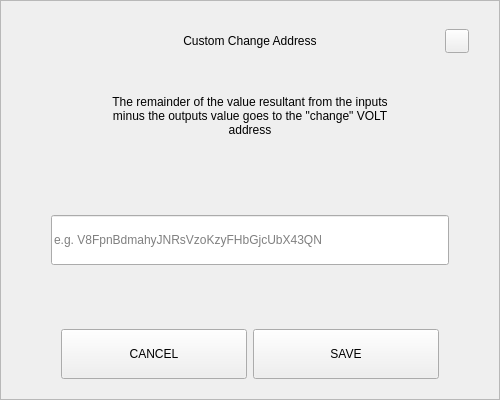
<?xml version="1.0" encoding="UTF-8"?>
<ui version="4.0">
 <class>SendChangeAddressDialog</class>
 <widget class="QDialog" name="SendChangeAddressDialog">
  <property name="geometry">
   <rect>
    <x>0</x>
    <y>0</y>
    <width>500</width>
    <height>400</height>
   </rect>
  </property>
  <property name="windowTitle">
   <string notr="true">N/A</string>
  </property>
  <layout class="QVBoxLayout" name="verticalLayout">
   <property name="spacing">
    <number>0</number>
   </property>
   <property name="leftMargin">
    <number>0</number>
   </property>
   <property name="topMargin">
    <number>0</number>
   </property>
   <property name="rightMargin">
    <number>0</number>
   </property>
   <property name="bottomMargin">
    <number>0</number>
   </property>
   <item>
    <widget class="QFrame" name="frame">
     <property name="styleSheet">
      <string notr="true"/>
     </property>
     <property name="frameShape">
      <enum>QFrame::StyledPanel</enum>
     </property>
     <property name="frameShadow">
      <enum>QFrame::Raised</enum>
     </property>
     <layout class="QVBoxLayout" name="verticalLayout_2" stretch="0,0,0,0,0,0,0">
      <property name="spacing">
       <number>0</number>
      </property>
      <property name="leftMargin">
       <number>30</number>
      </property>
      <property name="topMargin">
       <number>20</number>
      </property>
      <property name="rightMargin">
       <number>30</number>
      </property>
      <property name="bottomMargin">
       <number>20</number>
      </property>
      <item>
       <layout class="QHBoxLayout" name="horizontalLayout_3">
        <property name="spacing">
         <number>0</number>
        </property>
        <item>
         <spacer name="horizontalSpacer_2">
          <property name="orientation">
           <enum>Qt::Horizontal</enum>
          </property>
          <property name="sizeHint" stdset="0">
           <size>
            <width>40</width>
            <height>20</height>
           </size>
          </property>
         </spacer>
        </item>
        <item>
         <widget class="QLabel" name="labelTitle">
          <property name="minimumSize">
           <size>
            <width>0</width>
            <height>40</height>
           </size>
          </property>
          <property name="maximumSize">
           <size>
            <width>16777215</width>
            <height>40</height>
           </size>
          </property>
          <property name="styleSheet">
           <string notr="true">padding-left:24px;</string>
          </property>
          <property name="text">
           <string>Custom Change Address</string>
          </property>
          <property name="alignment">
           <set>Qt::AlignCenter</set>
          </property>
          <property name="margin">
           <number>7</number>
          </property>
         </widget>
        </item>
        <item>
         <spacer name="horizontalSpacer">
          <property name="orientation">
           <enum>Qt::Horizontal</enum>
          </property>
          <property name="sizeHint" stdset="0">
           <size>
            <width>40</width>
            <height>20</height>
           </size>
          </property>
         </spacer>
        </item>
        <item>
         <widget class="QPushButton" name="btnEsc">
          <property name="minimumSize">
           <size>
            <width>24</width>
            <height>24</height>
           </size>
          </property>
          <property name="maximumSize">
           <size>
            <width>24</width>
            <height>24</height>
           </size>
          </property>
          <property name="focusPolicy">
           <enum>Qt::NoFocus</enum>
          </property>
          <property name="text">
           <string/>
          </property>
         </widget>
        </item>
       </layout>
      </item>
      <item>
       <spacer name="verticalSpacer_2">
        <property name="orientation">
         <enum>Qt::Vertical</enum>
        </property>
        <property name="sizeType">
         <enum>QSizePolicy::Fixed</enum>
        </property>
        <property name="sizeHint" stdset="0">
         <size>
          <width>20</width>
          <height>20</height>
         </size>
        </property>
       </spacer>
      </item>
      <item alignment="Qt::AlignHCenter">
       <widget class="QLabel" name="labelMessage">
        <property name="minimumSize">
         <size>
          <width>0</width>
          <height>70</height>
         </size>
        </property>
        <property name="text">
         <string>The remainder of the value resultant from the inputs minus the outputs value goes to the &quot;change&quot; VOLT address</string>
        </property>
        <property name="alignment">
         <set>Qt::AlignCenter</set>
        </property>
        <property name="wordWrap">
         <bool>true</bool>
        </property>
       </widget>
      </item>
      <item>
       <spacer name="verticalSpacer_3">
        <property name="orientation">
         <enum>Qt::Vertical</enum>
        </property>
        <property name="sizeHint" stdset="0">
         <size>
          <width>20</width>
          <height>40</height>
         </size>
        </property>
       </spacer>
      </item>
      <item>
       <layout class="QHBoxLayout" name="horizontalLayout_2">
        <property name="spacing">
         <number>0</number>
        </property>
        <property name="leftMargin">
         <number>20</number>
        </property>
        <property name="rightMargin">
         <number>20</number>
        </property>
        <item>
         <widget class="QLineEdit" name="lineEditAddress">
          <property name="minimumSize">
           <size>
            <width>0</width>
            <height>50</height>
           </size>
          </property>
          <property name="placeholderText">
           <string notr="true">e.g. V8FpnBdmahyJNRsVzoKzyFHbGjcUbX43QN</string>
          </property>
         </widget>
        </item>
       </layout>
      </item>
      <item>
       <spacer name="verticalSpacer">
        <property name="orientation">
         <enum>Qt::Vertical</enum>
        </property>
        <property name="sizeHint" stdset="0">
         <size>
          <width>20</width>
          <height>40</height>
         </size>
        </property>
       </spacer>
      </item>
      <item>
       <layout class="QHBoxLayout" name="horizontalLayout" stretch="2,2">
        <property name="spacing">
         <number>6</number>
        </property>
        <property name="leftMargin">
         <number>30</number>
        </property>
        <property name="rightMargin">
         <number>30</number>
        </property>
        <item>
         <widget class="QPushButton" name="btnCancel">
          <property name="minimumSize">
           <size>
            <width>180</width>
            <height>50</height>
           </size>
          </property>
          <property name="focusPolicy">
           <enum>Qt::NoFocus</enum>
          </property>
          <property name="text">
           <string>CANCEL</string>
          </property>
         </widget>
        </item>
        <item>
         <widget class="QPushButton" name="btnSave">
          <property name="minimumSize">
           <size>
            <width>180</width>
            <height>50</height>
           </size>
          </property>
          <property name="focusPolicy">
           <enum>Qt::NoFocus</enum>
          </property>
          <property name="text">
           <string>SAVE</string>
          </property>
         </widget>
        </item>
       </layout>
      </item>
     </layout>
    </widget>
   </item>
  </layout>
 </widget>
 <resources/>
 <connections/>
</ui>
